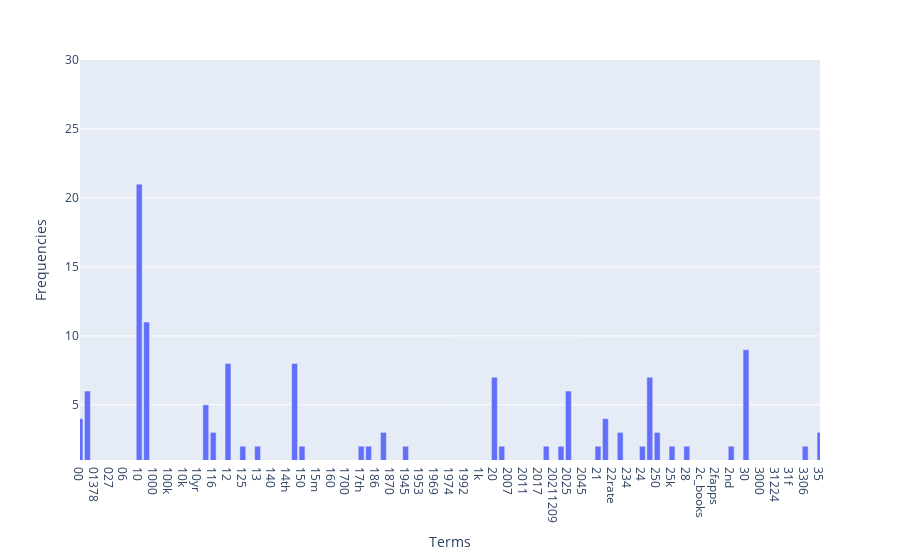

The notebook cell saved with this chart:
### Code cell
import plotly.express as px

fig = px.bar(x=count_vect.get_feature_names_out()[:300], y=term_frequencies[:300]) 
fig.update_layout(
  xaxis_title="Terms",
  yaxis_title="Frequencies",
  xaxis_range=[0,100],
  yaxis_range=[1,30],)

fig.show()

### Figure 1 — Plotly figure (JSON) as saved in the notebook; plotly's stock layout.template omitted (floating-point values rounded to 4 significant figures; data arrays with more than 128 entries replaced by an {"elided": "..."} marker saying what was removed)
{"data": [{"hovertemplate": "x=%{x}<br>y=%{y}<extra></extra>", "legendgroup": "", "marker": {"color": "#636efa", "pattern": {"shape": ""}}, "name": "", "orientation": "v", "showlegend": false, "textposition": "auto", "type": "bar", "x": {"elided": "300 str values"}, "xaxis": "x", "y": {"elided": "300 int values"}, "yaxis": "y"}], "layout": {"barmode": "relative", "legend": {"tracegroupgap": 0}, "margin": {"t": 60}, "xaxis": {"anchor": "y", "domain": [0, 1], "range": [0, 100], "title": {"text": "Terms"}}, "yaxis": {"anchor": "x", "domain": [0, 1], "range": [1, 30], "title": {"text": "Frequencies"}}}}
